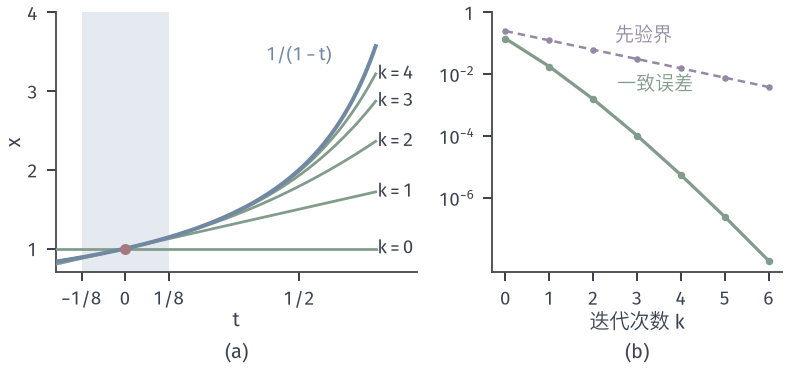

The Python source for this figure:
from pathlib import Path
import sys
sys.path.insert(0,str(Path(__file__).resolve().parents[1]/"odeex-common"))
from odeex_common import *
HERE=Path(__file__).resolve().parent

# Picard iterates of x'=x^2,x(0)=1 with exact polynomial integration.
from numpy.polynomial import polynomial as P
fig,axes=figure(width_mm=112,height_mm=52,ncols=2,gridspec_kw={'width_ratios':[1.25,1]})
panel(fig,.07,.985,.965,.26,.23)
ps=[np.array([1.])]
for k in range(6):
    q=P.polyint(P.polymul(ps[-1],ps[-1])); q[0]=1.; ps.append(q)
ax=axes[0]; d=.125
ax.axvspan(-d,d,fc=BLUE_FILL,ec='none',zorder=0)
for k,p in enumerate(ps[:5]):
    t=np.linspace(-.2,.72,400); y=P.polyval(t,p); ax.plot(t,y,color=GREEN,lw=1.1,zorder=3)
    tt=.72; ax.text(.725,min(P.polyval(tt,p),3.9),f'$k={k}$',fontsize=7.5,va='center') if P.polyval(tt,p)<3.8 else None
t=np.linspace(-.2,.72,300); ax.plot(t,1/(1-t),color=BLUE,lw=1.6,zorder=4); dot(ax,0,1)
ax.text(.595,3.45,'$1/(1-t)$',color=BLUE,fontsize=7.5,ha='right',va='center')
ax.set_xlim(-.2,.84); ax.set_ylim(.7,4); ax.set_xticks([-.125,0,.125,.5]); ax.set_xticklabels(['$-1/8$','0','$1/8$','1/2']); ax.set_yticks([1,2,3,4]); ax.set_xlabel('$t$',labelpad=1); ax.set_ylabel('$x$',labelpad=1)
ax=axes[1]; t=np.linspace(-d,d,4001); ex=1/(1-t); errs=[float(np.max(abs(P.polyval(t,p)-ex))) for p in ps]
ks=np.arange(len(ps)); bound=[2*.5**k*d for k in ks]
ax.semilogy(ks,bound,color=PURPLE,lw=1.,ls=(0,(3,2)),marker='o',ms=2.6,mew=0); ax.semilogy(ks,errs,color=GREEN,lw=1.3,marker='o',ms=3,mew=0)
ax.text(2.5,.19,'先验界',color=PURPLE,fontsize=7.5,ha='left',va='center'); ax.text(2.55,5e-3,'一致误差',color=GREEN,fontsize=7.5,ha='left',va='center')
ax.set_xticks(ks); ax.set_xlabel('迭代次数 k',labelpad=1); ax.minorticks_off(); ax.set_yticks([1,1e-2,1e-4,1e-6]); ax.set_yticklabels(['$1$','$10^{-2}$','$10^{-4}$','$10^{-6}$'])
tags(fig,axes)
r=save(fig,HERE,'figure',{'errors':errs,'bound':bound,'x3':[float(c) for c in ps[3]]})
print(r['facts'])
